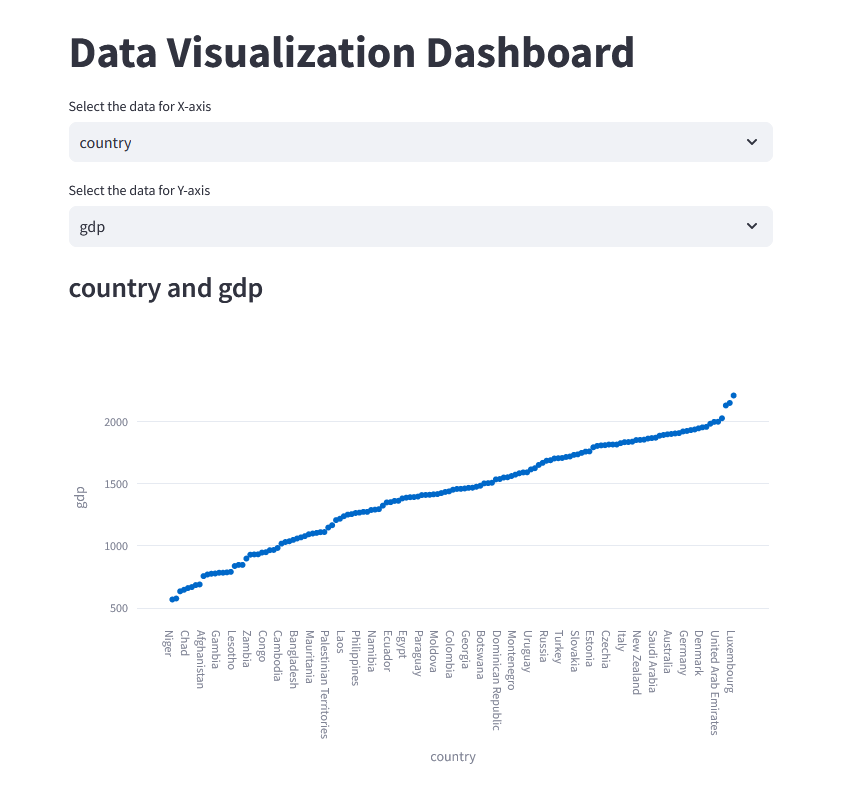
#> input picture data-visualization-dashboard-app/data-visualization-dashboard.PNG, 862 x 801 px, given in place of the camera
$ python main.py
#> lines starting #> are read from the running program, lines starting #| are printed output that depends on the picture
import cv2
import time

video = cv2.VideoCapture(1)
time.sleep(1)

init_frame = None
status_list = []

while True:

    status = 0

    check, frame = video.read()
#> frame is the input picture: shape (801, 862, 3); mean B, G, R 250.4, 249.2, 248.5
    gray_frame = cv2.cvtColor(frame, cv2.COLOR_BGR2GRAY)
    gray_frame_gau = cv2.GaussianBlur(gray_frame, (21, 21), 0)
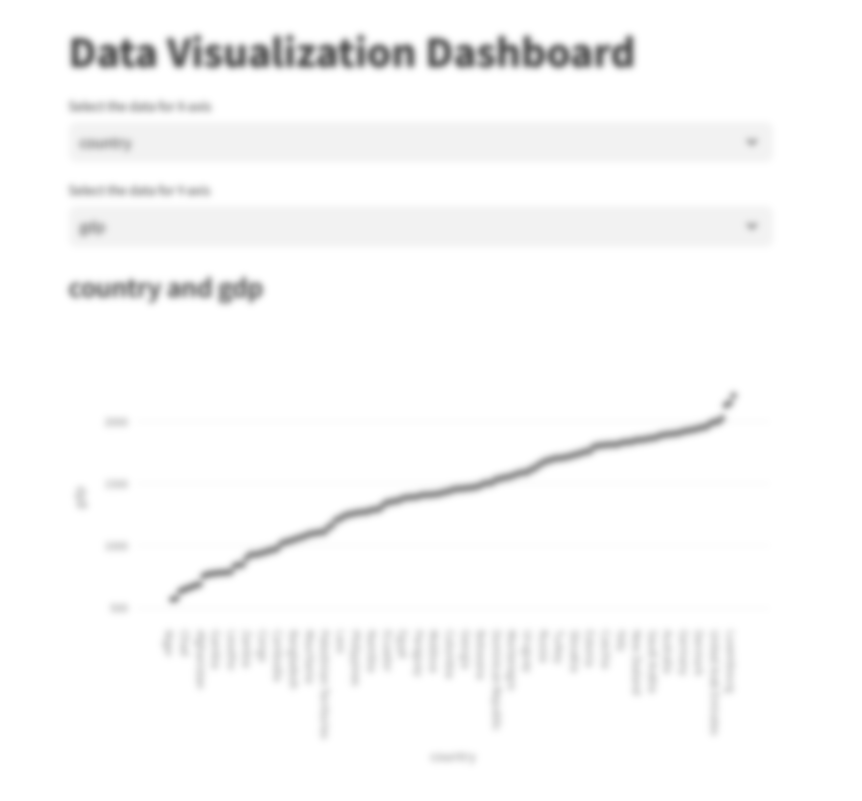
#> gray_frame_gau: shape (801, 862); min 93, max 255, mean 249.2


    if init_frame is None:
        init_frame = gray_frame_gau

    delta_frame = cv2.absdiff(init_frame,gray_frame_gau)
#> delta_frame: shape (801, 862); every value is 0
    thresh_frame = cv2.threshold(delta_frame, 30, 255, cv2.THRESH_BINARY)[1]
    dilate_frame = cv2.dilate(thresh_frame, None, iterations=2)

    contours, check = cv2.findContours(dilate_frame, cv2.RETR_EXTERNAL, cv2.CHAIN_APPROX_SIMPLE)
#> contours = []; check = None

    for contour in contours:
        if cv2.contourArea(contour) < 10000:
            continue

        x, y, w, h = cv2.boundingRect(contour)

        rectangle = cv2.rectangle(frame, (x, y), (x+w, y+h), (0,255, 0), 3)

        if rectangle.any():
            status = 0
#> this loop made 0 passes

    status_list.append(status)
    status_list = status_list[-2:]

#> (the run stopped early here; a loop or call above may not have finished)
